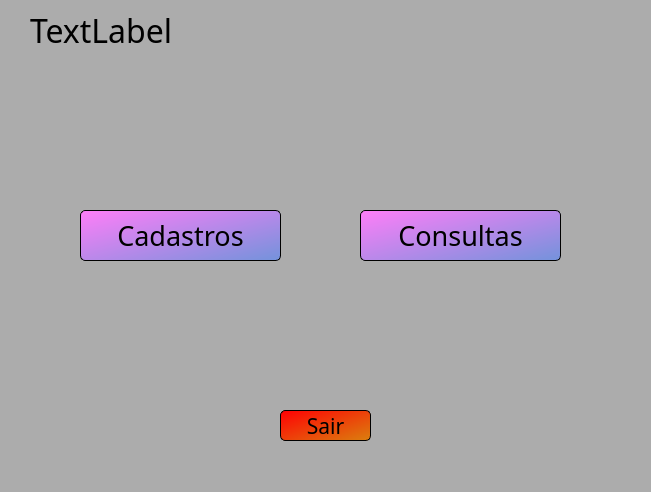
<?xml version="1.0" encoding="UTF-8"?>
<ui version="4.0">
 <class>MainWindow</class>
 <widget class="QMainWindow" name="MainWindow">
  <property name="geometry">
   <rect>
    <x>0</x>
    <y>0</y>
    <width>651</width>
    <height>492</height>
   </rect>
  </property>
  <property name="windowTitle">
   <string>MainWindow</string>
  </property>
  <property name="styleSheet">
   <string notr="true">background-color: rgb(172, 172, 172);</string>
  </property>
  <widget class="QWidget" name="centralwidget">
   <widget class="QPushButton" name="botaoCadastros">
    <property name="geometry">
     <rect>
      <x>80</x>
      <y>210</y>
      <width>201</width>
      <height>51</height>
     </rect>
    </property>
    <property name="font">
     <font>
      <family>Dubai</family>
      <pointsize>20</pointsize>
     </font>
    </property>
    <property name="styleSheet">
     <string notr="true">background-color: qlineargradient(spread:reflect, x1:0, y1:0, x2:1, y2:0.943182, stop:0 rgba(255, 126, 248, 255), stop:1 rgba(119, 146, 220, 255));
border-radius: 5px;
border-style: outset;
border-width: 1px;
border-color: black;
</string>
    </property>
    <property name="text">
     <string>Cadastros</string>
    </property>
   </widget>
   <widget class="QLabel" name="logoLoCarPequeno">
    <property name="geometry">
     <rect>
      <x>560</x>
      <y>0</y>
      <width>71</width>
      <height>51</height>
     </rect>
    </property>
    <property name="styleSheet">
     <string notr="true">background-color: rgb(172, 172, 172);</string>
    </property>
    <property name="text">
     <string/>
    </property>
    <property name="pixmap">
     <pixmap>imagens/808107201585380077-64.png</pixmap>
    </property>
   </widget>
   <widget class="QLabel" name="boasVindas">
    <property name="geometry">
     <rect>
      <x>30</x>
      <y>10</y>
      <width>421</width>
      <height>41</height>
     </rect>
    </property>
    <property name="font">
     <font>
      <family>Dubai Medium</family>
      <pointsize>24</pointsize>
     </font>
    </property>
    <property name="text">
     <string>TextLabel</string>
    </property>
   </widget>
   <widget class="QPushButton" name="botaoConsultas">
    <property name="geometry">
     <rect>
      <x>360</x>
      <y>210</y>
      <width>201</width>
      <height>51</height>
     </rect>
    </property>
    <property name="font">
     <font>
      <family>Dubai</family>
      <pointsize>20</pointsize>
     </font>
    </property>
    <property name="styleSheet">
     <string notr="true">background-color: qlineargradient(spread:reflect, x1:0, y1:0, x2:1, y2:0.943182, stop:0 rgba(255, 126, 248, 255), stop:1 rgba(119, 146, 220, 255));
border-radius: 5px;
border-style: outset;
border-width: 1px;
border-color: black;
</string>
    </property>
    <property name="text">
     <string>Consultas</string>
    </property>
   </widget>
   <widget class="QPushButton" name="botaoSair">
    <property name="geometry">
     <rect>
      <x>280</x>
      <y>410</y>
      <width>91</width>
      <height>31</height>
     </rect>
    </property>
    <property name="font">
     <font>
      <family>Dubai</family>
      <pointsize>16</pointsize>
     </font>
    </property>
    <property name="styleSheet">
     <string notr="true">background-color: qlineargradient(spread:reflect, x1:0, y1:0, x2:1, y2:0.943182, stop:0 rgba(255, 0, 4, 255), stop:1 rgba(220, 124, 14, 255));
border-radius: 5px;
border-style: outset;
border-width: 1px;
border-color: black;
</string>
    </property>
    <property name="text">
     <string>Sair</string>
    </property>
   </widget>
   <zorder>logoLoCarPequeno</zorder>
   <zorder>botaoCadastros</zorder>
   <zorder>boasVindas</zorder>
   <zorder>botaoConsultas</zorder>
   <zorder>botaoSair</zorder>
  </widget>
  <widget class="QMenuBar" name="menubar">
   <property name="geometry">
    <rect>
     <x>0</x>
     <y>0</y>
     <width>651</width>
     <height>21</height>
    </rect>
   </property>
  </widget>
  <widget class="QStatusBar" name="statusbar"/>
 </widget>
 <resources/>
 <connections/>
</ui>
